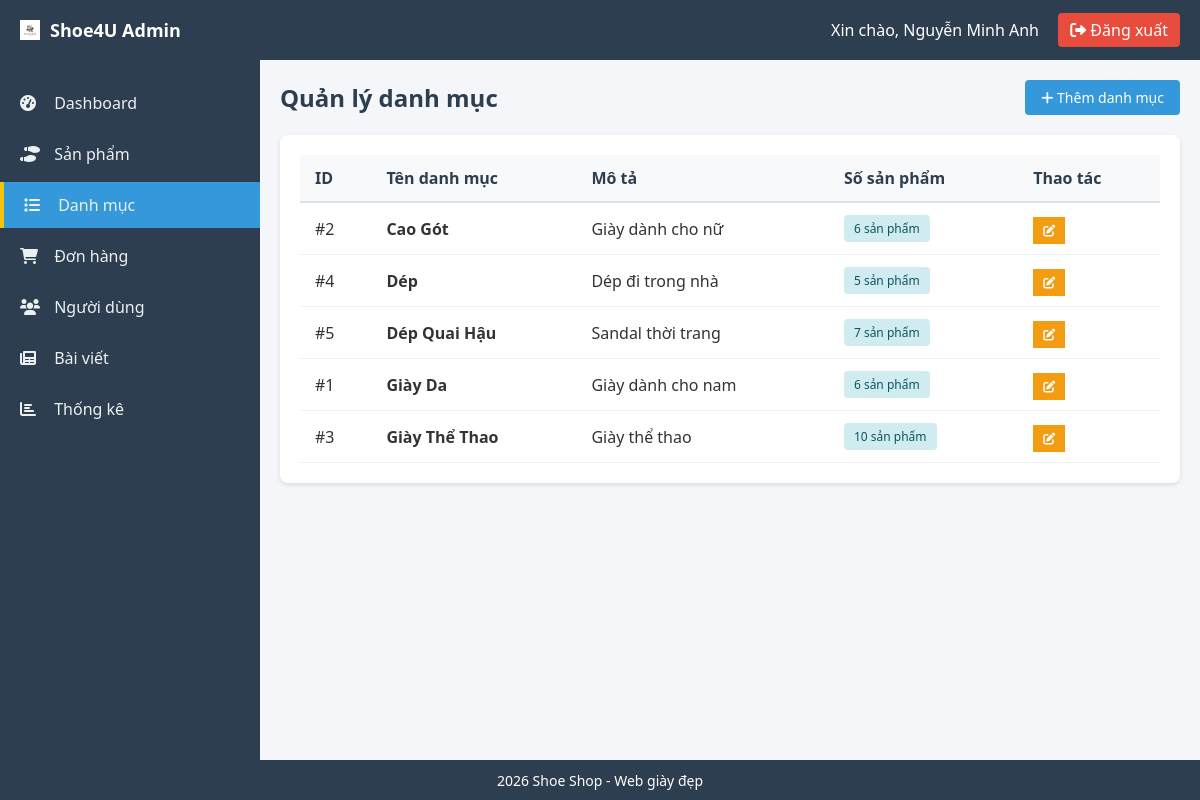
The app's page /views/admin/categories/index.php (signed in) with its own data.
### tables this page shows
CREATE TABLE `categories` (
  `category_id` int(11) NOT NULL,
  `category_name` varchar(100) DEFAULT NULL,
  `description` text DEFAULT NULL
);

### views/admin/categories/index.php (the view, shortened to what this page needs)
<?php
require_once '../layouts/auth_check.php';
$categories = mysqli_query($conn, "SELECT c.*, COUNT(p.product_id) as product_count
                                    FROM categories c
                                    LEFT JOIN products p ON c.category_id = p.category_id
                                    GROUP BY c.category_id
                                    ORDER BY c.category_name");
include '../layouts/header.php';
include '../layouts/sidebar.php';
?>
<div class="content-header">
    <h1>Quản lý danh mục</h1>
    <a href="add.php" class="btn btn-primary">
        <i class="fas fa-plus"></i> Thêm danh mục
    </a>
</div>
<div class="card">
    <div class="card-body">
        <table class="table">
            <thead>
                <tr>
                    <th>ID</th>
                    <th>Tên danh mục</th>
                    <th>Mô tả</th>
                    <th>Số sản phẩm</th>
                    <th>Thao tác</th>
                </tr>
            </thead>
            <tbody>
                <?php while($row = mysqli_fetch_assoc($categories)): ?>
                <tr>
                    <td>#<?php echo $row['category_id']; ?></td>
                    <td><strong><?php echo $row['category_name']; ?></strong></td>
                    <td><?php echo $row['description']; ?></td>
                    <td>
                        <span class="badge badge-info"><?php echo $row['product_count']; ?> sản phẩm</span>
                    </td>
                    <td class="actions">
                        <a href="edit.php?id=<?php echo $row['category_id']; ?>" class="btn-sm btn-warning">
                            <i class="fas fa-edit"></i>
                        </a>
                    </td>
                </tr>
                <?php endwhile; ?>
            </tbody>
        </table>
    </div>
</div>
<?php include '../layouts/footer.php'; ?>

### assets/css/admin.css (style rules this page uses)
* { margin: 0; padding: 0; box-sizing: border-box; }
body { font-family: 'Segoe UI', Tahoma, Geneva, Verdana, sans-serif; background: #f4f6f9; color: #333; }
.content-header { display: flex; justify-content: space-between; align-items: center; margin-bottom: 20px; }
.content-header h1 { font-size: 24px; color: #2c3e50; }
.card { background: #fff; border-radius: 8px; box-shadow: 0 2px 5px rgba(0,0,0,0.1); margin-bottom: 20px; }
.card-body { padding: 20px; }
.table { width: 100%; border-collapse: collapse; }
.table th { background: #f8f9fa; padding: 12px 15px; text-align: left; font-weight: 600; color: #2c3e50; border-bottom: 2px solid #dee2e6; }
.table td { padding: 12px 15px; border-bottom: 1px solid #ecf0f1; }
.badge { display: inline-block; padding: 5px 10px; border-radius: 4px; font-size: 12px; font-weight: 500; }
.badge-info { background: #d1ecf1; color: #0c5460; }
.btn { display: inline-block; padding: 8px 16px; border: none; border-radius: 4px; font-size: 14px; cursor: pointer; text-decoration: none; transition: all 0.3s; }
.btn-primary { background: #3498db; color: #fff; }
.btn-warning { background: #f39c12; color: #fff; }
.btn-sm { padding: 5px 10px; font-size: 12px; }

### records on screen
categories: category_id "2", category_name "Cao Gót", description "Giày dành cho nữ", product_count "6"
categories: category_id "4", category_name "Dép", description "Dép đi trong nhà", product_count "5"
categories: category_id "5", category_name "Dép Quai Hậu", description "Sandal thời trang", product_count "7"
categories: category_id "1", category_name "Giày Da", description "Giày dành cho nam", product_count "6"
categories: category_id "3", category_name "Giày Thể Thao", description "Giày thể thao", product_count "10"

### other values on screen
$_SESSION['full_name'] "Nguyễn Minh Anh"
